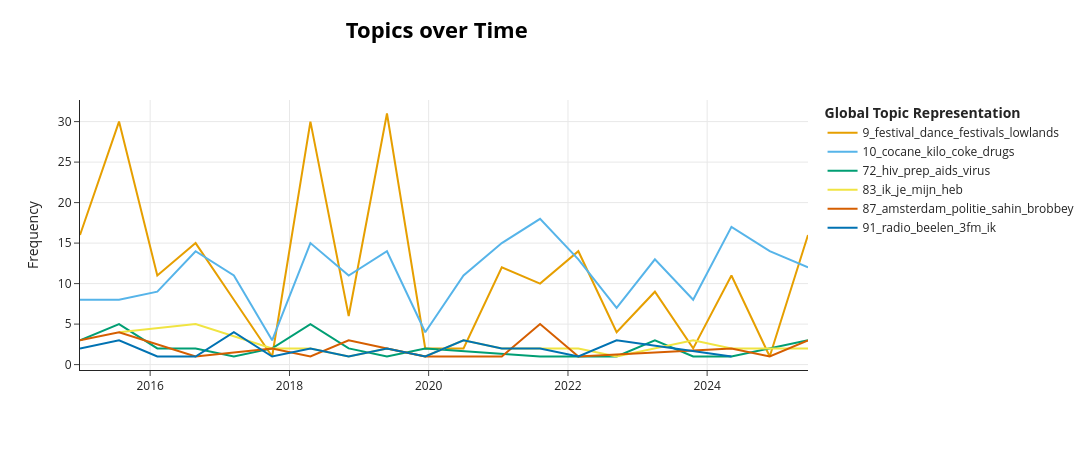

The notebook cell this image was saved under:
### Code cell
topic_model.visualize_topics_over_time(topics_over_time, topics=[9, 10, 72, 83, 87, 91])

### Figure 1 — Plotly figure (JSON) as saved in the notebook; plotly's stock layout.template omitted (floating-point values rounded to 4 significant figures)
{"data": [{"hoverinfo": "text", "hovertext": ["<b>Topic 9</b><br>Words: festival, festivals, bezoekers, lowlands, drugs", "<b>Topic 9</b><br>Words: dance, lowlands, festival, ade, troxler", "<b>Topic 9</b><br>Words: festival, hassan, festivals, hardstyle, muziek", "<b>Topic 9</b><br>Words: dance, ade, festival, garrix, dj", "<b>Topic 9</b><br>Words: lowlands, festival, dance, festivals, en", "<b>Topic 9</b><br>Words: biddinghuizen, bekendgemaakt, ragn, bonobo, dropkick", "<b>Topic 9</b><br>Words: festival, lowlands, dance, festivals, bezoekers", "<b>Topic 9</b><br>Words: luke, laidback, dj, miami, xtc", "<b>Topic 9</b><br>Words: festivals, festival, dance, drugs, primavera", "<b>Topic 9</b><br>Words: berlinale, minamata, persian, lessons, depp", "<b>Topic 9</b><br>Words: balder, sirius, schrder, aksma, discotheek", "<b>Topic 9</b><br>Words: festival, dance, festivals, en, je", "<b>Topic 9</b><br>Words: nance, dance, festivals, je, house", "<b>Topic 9</b><br>Words: sziget, festival, avicii, dance, bezoekers", "<b>Topic 9</b><br>Words: boomsma, festival, loveland, rai, sanremo", "<b>Topic 9</b><br>Words: drumnbass, festival, lowlands, nia, archives", "<b>Topic 9</b><br>Words: dance, djs, design, dj, buuren", "<b>Topic 9</b><br>Words: festival, boskamp, geleedst, punk, dance", "<b>Topic 9</b><br>Words: minus, ela, dance, techno, da", "<b>Topic 9</b><br>Words: dance, festival, lowlands, muziek, festivals"], "marker": {"color": "#E69F00"}, "mode": "lines", "name": "9_festival_dance_festivals_lowlands", "type": "scatter", "x": ["2014-12-28T23:36:57.600000", "2015-07-21T19:12:00.000000", "2016-02-07T14:24:00.000000", "2016-08-26T09:36:00.000000", "2017-03-15T04:48:00.000000", "2017-10-02T00:00:00.000000", "2018-04-20T19:12:00.000000", "2018-11-07T14:24:00.000000", "2019-05-27T09:36:00.000000", "2019-12-14T04:48:00.000000", "2020-07-02T00:00:00.000000", "2021-01-18T19:12:00.000000", "2021-08-07T14:24:00.000000", "2022-02-24T09:36:00.000000", "2022-09-13T04:48:00.000000", "2023-04-02T00:00:00.000000", "2023-10-19T19:12:00.000000", "2024-05-07T14:24:00.000000", "2024-11-24T09:36:00.000000", "2025-06-13T04:48:00.000000"], "y": [16, 30, 11, 15, 8, 1, 30, 6, 31, 2, 2, 12, 10, 14, 4, 9, 2, 11, 1, 16]}, {"hoverinfo": "text", "hovertext": ["<b>Topic 10</b><br>Words: cocane, titans, rugbyclub, puit, boei", "<b>Topic 10</b><br>Words: cocane, domenico, kilo, crupi, vincenzo", "<b>Topic 10</b><br>Words: cocane, machinist, kilo, koetsier, ns", "<b>Topic 10</b><br>Words: cocane, kilo, coke, douane, politie", "<b>Topic 10</b><br>Words: cocane, kilo, enkelband, coke, van", "<b>Topic 10</b><br>Words: cocane, daan, daans, rechercheurs, meineed", "<b>Topic 10</b><br>Words: cocane, coke, kilo, in, politie", "<b>Topic 10</b><br>Words: cocane, kilo, coke, meesters, politie", "<b>Topic 10</b><br>Words: cocane, kilo, drugs, ricky, rega", "<b>Topic 10</b><br>Words: zerozerozero, cocane, handgranaat, schiphol, kilo", "<b>Topic 10</b><br>Words: cocane, kilo, douane, drugs, coke", "<b>Topic 10</b><br>Words: cocane, kilo, drugs, coke, politie", "<b>Topic 10</b><br>Words: cocane, kilo, zeller, coke, criminelen", "<b>Topic 10</b><br>Words: cocane, kilo, coke, wibbelink, de", "<b>Topic 10</b><br>Words: cocane, msc, janse, rederijen, kilo", "<b>Topic 10</b><br>Words: cocane, kilo, coke, drugs, bolletjes", "<b>Topic 10</b><br>Words: cocane, kilo, wibbelink, drugs, coke", "<b>Topic 10</b><br>Words: cocane, bolle, jos, kilo, coke", "<b>Topic 10</b><br>Words: cocane, kilo, coke, janse, leijdekkers", "<b>Topic 10</b><br>Words: cocane, kilo, coke, drugs, van"], "marker": {"color": "#56B4E9"}, "mode": "lines", "name": "10_cocane_kilo_coke_drugs", "type": "scatter", "x": ["2014-12-28T23:36:57.600000", "2015-07-21T19:12:00.000000", "2016-02-07T14:24:00.000000", "2016-08-26T09:36:00.000000", "2017-03-15T04:48:00.000000", "2017-10-02T00:00:00.000000", "2018-04-20T19:12:00.000000", "2018-11-07T14:24:00.000000", "2019-05-27T09:36:00.000000", "2019-12-14T04:48:00.000000", "2020-07-02T00:00:00.000000", "2021-01-18T19:12:00.000000", "2021-08-07T14:24:00.000000", "2022-02-24T09:36:00.000000", "2022-09-13T04:48:00.000000", "2023-04-02T00:00:00.000000", "2023-10-19T19:12:00.000000", "2024-05-07T14:24:00.000000", "2024-11-24T09:36:00.000000", "2025-06-13T04:48:00.000000"], "y": [8, 8, 9, 14, 11, 3, 15, 11, 14, 4, 11, 15, 18, 13, 7, 13, 8, 17, 14, 12]}, {"hoverinfo": "text", "hovertext": ["<b>Topic 72</b><br>Words: hiv, aids, prep, jongeren, condoom", "<b>Topic 72</b><br>Words: prep, hiv, alexander, aids, truvada", "<b>Topic 72</b><br>Words: gilead, sovaldi, medicijn, patinten, hiv", "<b>Topic 72</b><br>Words: virus, boucher, hiv, pokrovski, aids", "<b>Topic 72</b><br>Words: mets, pranger, jan, jorwerd, coen", "<b>Topic 72</b><br>Words: hepatitis, hiv, prep, utrecht, patinten", "<b>Topic 72</b><br>Words: prep, hiv, condoom, seks, soa", "<b>Topic 72</b><br>Words: aidsfonds, aidsbestrijding, hiv, aids, besmettingen", "<b>Topic 72</b><br>Words: makkai, hiv, aids, virus, ziekte", "<b>Topic 72</b><br>Words: hiv, patinten, virus, nouwen, ziekte", "<b>Topic 72</b><br>Words: duurvoort, eugenetica, anticonceptie, harriet, hiv", "<b>Topic 72</b><br>Words: hiv, aids, virus, ik, mijn", "<b>Topic 72</b><br>Words: hiv, unaids, aids, cultuuromslagen, transgender", "<b>Topic 72</b><br>Words: hiv, passeron, aids, virus, prep", "<b>Topic 72</b><br>Words: aids, hiv, ggd, huisman, besmetting", "<b>Topic 72</b><br>Words: azg, rusland, organisaties, mdecins, organisatie", "<b>Topic 72</b><br>Words: hiv, pepfar, zuidafrika, mphothulo, makkoba", "<b>Topic 72</b><br>Words: hiv, prep, reina, virus, aids"], "marker": {"color": "#009E73"}, "mode": "lines", "name": "72_hiv_prep_aids_virus", "type": "scatter", "x": ["2014-12-28T23:36:57.600000", "2015-07-21T19:12:00.000000", "2016-02-07T14:24:00.000000", "2016-08-26T09:36:00.000000", "2017-03-15T04:48:00.000000", "2017-10-02T00:00:00.000000", "2018-04-20T19:12:00.000000", "2018-11-07T14:24:00.000000", "2019-05-27T09:36:00.000000", "2019-12-14T04:48:00.000000", "2021-08-07T14:24:00.000000", "2022-02-24T09:36:00.000000", "2022-09-13T04:48:00.000000", "2023-04-02T00:00:00.000000", "2023-10-19T19:12:00.000000", "2024-05-07T14:24:00.000000", "2024-11-24T09:36:00.000000", "2025-06-13T04:48:00.000000"], "y": [3, 5, 2, 2, 1, 2, 5, 2, 1, 2, 1, 1, 1, 3, 1, 1, 2, 3]}, {"hoverinfo": "text", "hovertext": ["<b>Topic 83</b><br>Words: ik, je, mijn, heb, me", "<b>Topic 83</b><br>Words: ik, je, heb, mijn, ben", "<b>Topic 83</b><br>Words: vaticaan, ik, zen, paus, katholieken", "<b>Topic 83</b><br>Words: ik, mijn, je, libanon, heb", "<b>Topic 83</b><br>Words: laureij, patrick, rilland, ik, dekking", "<b>Topic 83</b><br>Words: ik, heb, je, mijn, rojas", "<b>Topic 83</b><br>Words: ik, je, mijn, me, ben", "<b>Topic 83</b><br>Words: ik, mijn, je, heb, dat", "<b>Topic 83</b><br>Words: max, ik, chinnici, boris, mijn", "<b>Topic 83</b><br>Words: ik, je, god, heb, mijn", "<b>Topic 83</b><br>Words: said, gouda, signaleringslijst, beambte, vinkje", "<b>Topic 83</b><br>Words: gordon, ada, ik, je, heb", "<b>Topic 83</b><br>Words: blijker, matz, ik, herman, je", "<b>Topic 83</b><br>Words: dury, baxter, ik, allbarone, mijn"], "marker": {"color": "#F0E442"}, "mode": "lines", "name": "83_ik_je_mijn_heb", "type": "scatter", "x": ["2015-07-21T19:12:00.000000", "2016-08-26T09:36:00.000000", "2017-10-02T00:00:00.000000", "2018-04-20T19:12:00.000000", "2018-11-07T14:24:00.000000", "2019-05-27T09:36:00.000000", "2019-12-14T04:48:00.000000", "2020-07-02T00:00:00.000000", "2021-01-18T19:12:00.000000", "2022-02-24T09:36:00.000000", "2022-09-13T04:48:00.000000", "2023-10-19T19:12:00.000000", "2024-05-07T14:24:00.000000", "2025-06-13T04:48:00.000000"], "y": [4, 5, 2, 2, 1, 2, 1, 3, 2, 2, 1, 3, 2, 2]}, {"hoverinfo": "text", "hovertext": ["<b>Topic 87</b><br>Words: sahin, nder, baris, tier, waaijen", "<b>Topic 87</b><br>Words: aquino, amsterdam, vleespaleis, politie, opglabbeek", "<b>Topic 87</b><br>Words: oyunlu, seref, dikayak, messteken, karaman", "<b>Topic 87</b><br>Words: albanezen, amsterdam, djurgen, latumahina, tony", "<b>Topic 87</b><br>Words: ferillis, beethovenstraat, kroaat, joegoslavi, dader", "<b>Topic 87</b><br>Words: amsterdam, burgemeester, halsema, plooij, gemeente", "<b>Topic 87</b><br>Words: mos, schoolcops, soest, leerlingen, leraren", "<b>Topic 87</b><br>Words: driehoek, 2019, crimes, 2018, geweldsmisdrijven", "<b>Topic 87</b><br>Words: ondernemers, bedrijfsleven, ondernemersverenigingen, verenigd, binnenstad", "<b>Topic 87</b><br>Words: tram, rijverbod, achterop, chauffeur, stadionplein", "<b>Topic 87</b><br>Words: hammerstein, hamid, heilbron, amsterdam, bronne", "<b>Topic 87</b><br>Words: mccann, verdwijning, duitse, mirror, voorwerp", "<b>Topic 87</b><br>Words: terminal, walstroom, 2035, pta, schepen", "<b>Topic 87</b><br>Words: brobbey, brobbeys, jeymon, jeugdvriend, spits", "<b>Topic 87</b><br>Words: holla, amsterdam, veiligheidsrisicogebied, fouilleren, ondernemers"], "marker": {"color": "#D55E00"}, "mode": "lines", "name": "87_amsterdam_politie_sahin_brobbey", "type": "scatter", "x": ["2014-12-28T23:36:57.600000", "2015-07-21T19:12:00.000000", "2016-08-26T09:36:00.000000", "2017-10-02T00:00:00.000000", "2018-04-20T19:12:00.000000", "2018-11-07T14:24:00.000000", "2019-05-27T09:36:00.000000", "2019-12-14T04:48:00.000000", "2020-07-02T00:00:00.000000", "2021-01-18T19:12:00.000000", "2021-08-07T14:24:00.000000", "2022-02-24T09:36:00.000000", "2024-05-07T14:24:00.000000", "2024-11-24T09:36:00.000000", "2025-06-13T04:48:00.000000"], "y": [3, 4, 1, 2, 1, 3, 2, 1, 1, 1, 5, 1, 2, 1, 3]}, {"hoverinfo": "text", "hovertext": ["<b>Topic 91</b><br>Words: radio, guyt, ik, inkel, mijn", "<b>Topic 91</b><br>Words: radio, beelen, diskjockey, ik, 3fm", "<b>Topic 91</b><br>Words: paf, 538, zender, radiodj, radio", "<b>Topic 91</b><br>Words: 3fm, beelen, giel, radio, bronkhorst", "<b>Topic 91</b><br>Words: radio, wild, ilse, ben, elkaar", "<b>Topic 91</b><br>Words: npo, corton, leuven, uur, radio", "<b>Topic 91</b><br>Words: radio, funx, zender, veronica, 3fm", "<b>Topic 91</b><br>Words: radio, banieren, men, koning, koningsdag", "<b>Topic 91</b><br>Words: latijn, radio, tornielli, turek, vaticaans", "<b>Topic 91</b><br>Words: patty, radio, gibb, andy, nynke", "<b>Topic 91</b><br>Words: beelen, radio, giel, podcast, 0400", "<b>Topic 91</b><br>Words: beelen, radio, ik, 3fm, giel", "<b>Topic 91</b><br>Words: washington, radio, evergreen, amerikanen, podcast", "<b>Topic 91</b><br>Words: menting, stil, mart, radiomakers, podcast", "<b>Topic 91</b><br>Words: radio, lagarde, benner, 3fm, deelen", "<b>Topic 91</b><br>Words: beelen, radio, ochtendshow, radiomaker, giel"], "marker": {"color": "#0072B2"}, "mode": "lines", "name": "91_radio_beelen_3fm_ik", "type": "scatter", "x": ["2014-12-28T23:36:57.600000", "2015-07-21T19:12:00.000000", "2016-02-07T14:24:00.000000", "2016-08-26T09:36:00.000000", "2017-03-15T04:48:00.000000", "2017-10-02T00:00:00.000000", "2018-04-20T19:12:00.000000", "2018-11-07T14:24:00.000000", "2019-05-27T09:36:00.000000", "2019-12-14T04:48:00.000000", "2020-07-02T00:00:00.000000", "2021-01-18T19:12:00.000000", "2021-08-07T14:24:00.000000", "2022-02-24T09:36:00.000000", "2022-09-13T04:48:00.000000", "2024-05-07T14:24:00.000000"], "y": [2, 3, 1, 1, 4, 1, 2, 1, 2, 1, 3, 2, 2, 1, 3, 1]}], "layout": {"height": 450, "hoverlabel": {"bgcolor": "white", "font": {"family": "Rockwell", "size": 16}}, "legend": {"title": {"text": "<b>Global Topic Representation"}}, "title": {"font": {"color": "Black", "size": 22}, "text": "<b>Topics over Time</b>", "x": 0.4, "xanchor": "center", "y": 0.95, "yanchor": "top"}, "width": 1250, "xaxis": {"autorange": true, "range": ["2014-12-28 23:36:57.6", "2025-06-13 04:48"], "showgrid": true, "type": "date"}, "yaxis": {"autorange": true, "range": [-0.6667, 32.67], "showgrid": true, "title": {"text": "Frequency"}, "type": "linear"}}}
